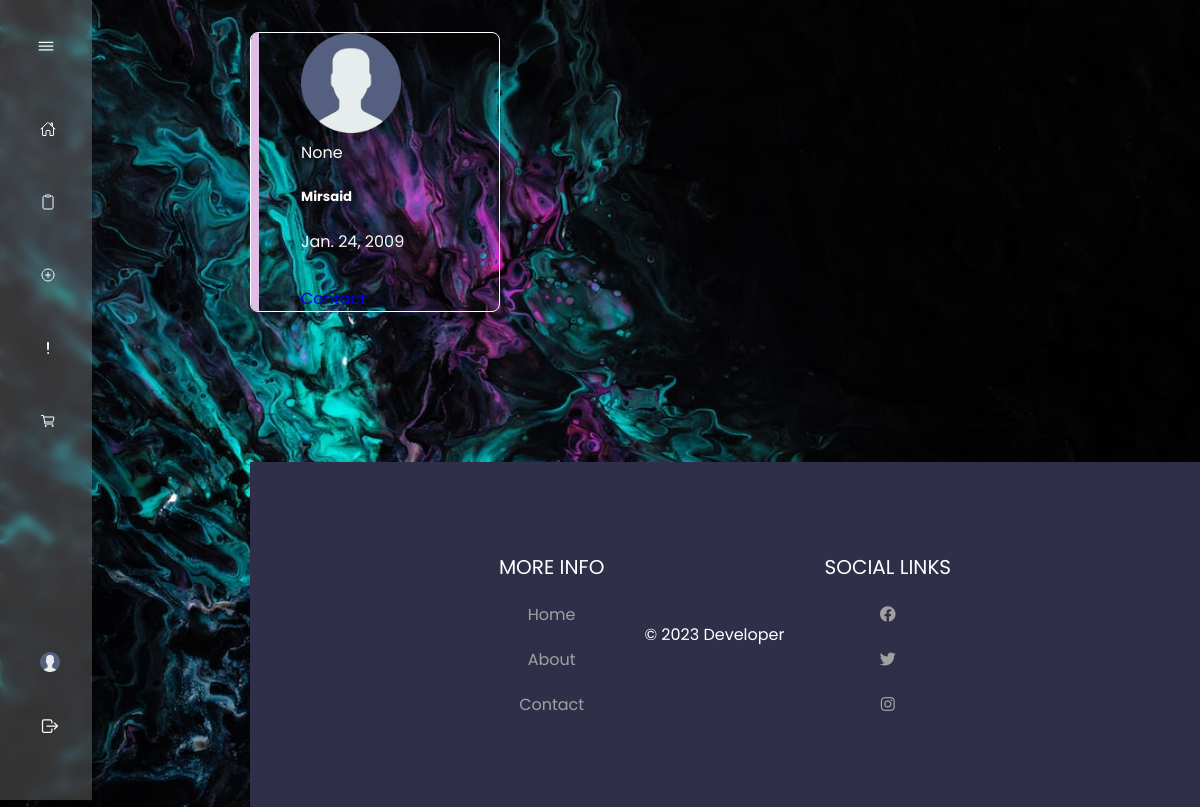
Page /profile/news/ (signed in) on the earlier database version.
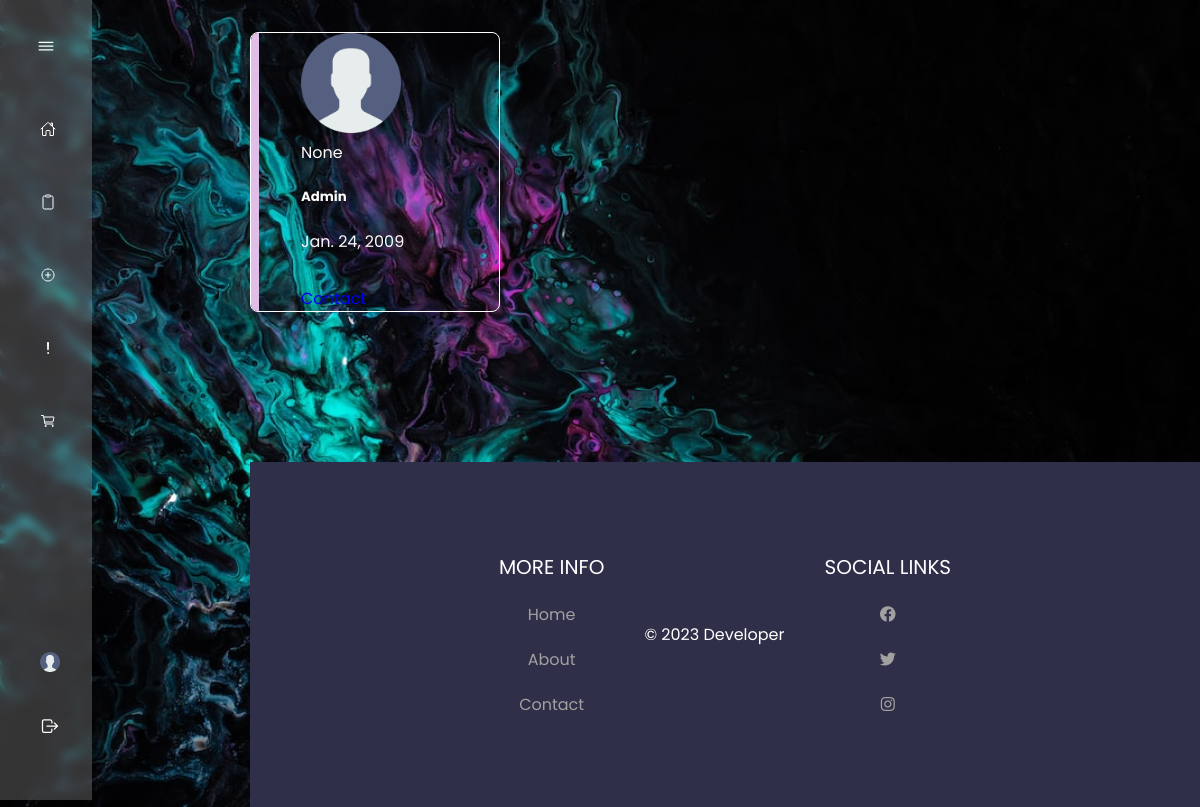
Same page on the later database version.
### Profile/models.py (models this page shows, shortened)
class UserProfile(models.Model):
    user = models.OneToOneField(User, on_delete=models.CASCADE)
    first_name = models.CharField(max_length=50)
    last_name = models.CharField(max_length=50)
    birth_date = models.DateField(null=True, blank=True)
    interests = models.TextField(max_length=255)
    last_visit = models.DateTimeField(null=True, blank=True)
    profile_image = models.ImageField(upload_to='images/', default='images/default.jpg')

### Profile/views.py (the view)
# urls.py: path('news/', news_profile, name='profile'),
def news_profile(request):
    try:
        user_profile = UserProfile.objects.get(user=request.user)
    except UserProfile.DoesNotExist:
        user_profile = None
    user_group = None
    if request.user.groups.exists():
        user_group = request.user.groups.first().name
    user_status = {
        'username': request.user.username,
    }
    context = {
        'user_profile': user_profile,
        'user_status': user_status,
        'user_group': user_group
    }
    return render (request, 'profile/news_profiles.html', context)

### Profile/templates/profile/news_profiles.html (shortened to what this page needs)
{% extends 'main/base.html' %}
{% load static %}
{% block content %}
    <div class="container mt-5">
        <div class="row d-flex justify-content-center">
            <div class="col-md-7">
                {% if user_profile %}
                    <div class="card p-3 py-4">
                        <div class="text-center">
                            {% if user_profile.profile_image %}
                                <img src="{{ user_profile.profile_image.url }}" width="100" class="rounded-circle">
                            {% else %}
                                <img src="{% static 'images/default.jpg' %}" width="100" class="rounded-circle">
                            {% endif %}
                        </div>
                        <div class="text-center mt-3">
                            <span class="bg-secondary p-1 px-4 rounded text-white">{{ user_group }}</span>
                            <h5 class="mt-2 mb-0">{{ user_profile.first_name }}</h5>
                            <span>{{ user_profile.birth_date }}</span>
                            <div class="buttons">
                                <a href="{% url 'profile_detail' user_profile.id %}" class="btn btn-outline-primary px-5" >Contact</a>
                            </div>
                        </div>
                    </div>
                {% else %}
                    <p>No profile found.</p>
                    <a href="{% url 'profiles' %}" class="btn btn-primary">Create Profile</a>
                {% endif %}
            </div>
        </div>
    </div>
{% endblock content %}

Differences in the rows shown:
changed UserProfile: first_name "Mirsaid" → "Admin"
